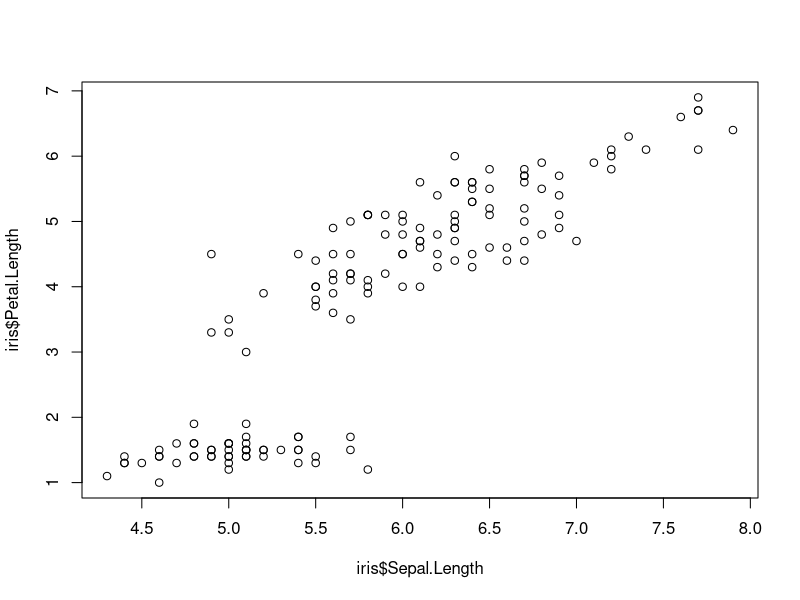
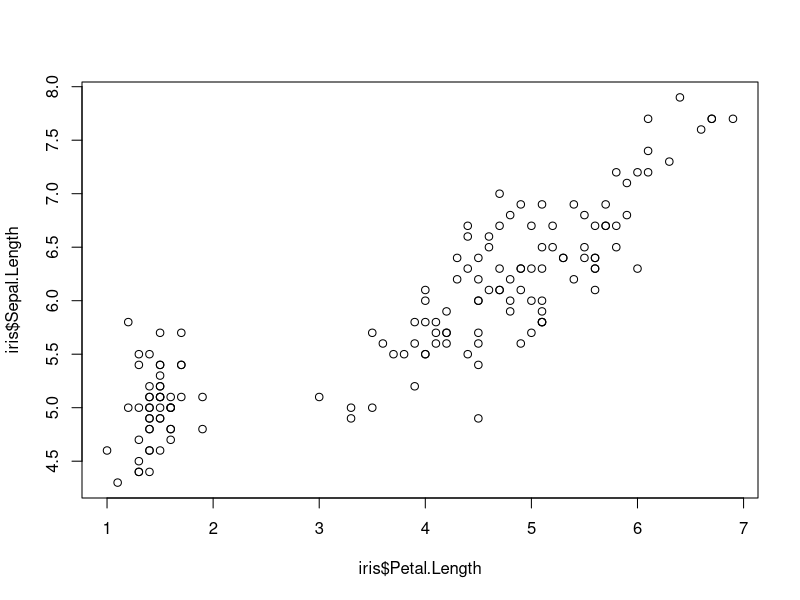

Write R code to recreate these figures, in order.
## ---- chunk 1
(9 + 3 - 5) * 5 / 2 + sqrt(9) ^ 2
## ---- chunk 2
c(0, 1, 2, 3, 4, 5) * 2 + 3
## ---- chunk 3
c("a", "b", "c")
c("Pierre", "Marie", "Jean")
## ---- chunk 4
data.frame(x = c(0, 1, 2, 3), 
           y = c(3, 5, 7, 9), 
           z = c("a", "b", "c", "d"))
## ---- chunk 5
a <- 9
a
## ---- chunk 6
Prenom <- "Pierre"
Prenom
## ---- chunk 7
Taille <- c(178, 191, 178, 182, 167, 151)
Taille
Poids <- c(60, 89, 92, 67, 80, 70)
Poids
Sexe <- c("M", "M", "F", "F", "M", "F")
Sexe
## ---- chunk 8
df <- data.frame(Taille, Poids, Sexe)
df
## ---- chunk 9
df$Taille
## ---- chunk 10
a <- 7
b <- 3
c <- 2
(a + b) / c
## ---- chunk 11
vec1 <- c(0, 2, 4, 6, 8)
vec2 <- c(1, 4, 5, 9, 0)
vec1 * 10
vec1 * vec2
## ---- chunk 12
df$IMC <- df$Poids / (df$Taille/100) ^ 2
df
## ---- chunk 13
rm(vec1)
## ---- chunk 14
plot(x = iris$Sepal.Length, y = iris$Petal.Length)
## ---- chunk 15
plot(iris$Petal.Length, iris$Sepal.Length)
## ---- chunk 16
library(tidyverse)
## ---- chunk 17
### Titre de section 1 ----------------------------------------------------------------
## Sous-titre 1
  # Commentaire 1
